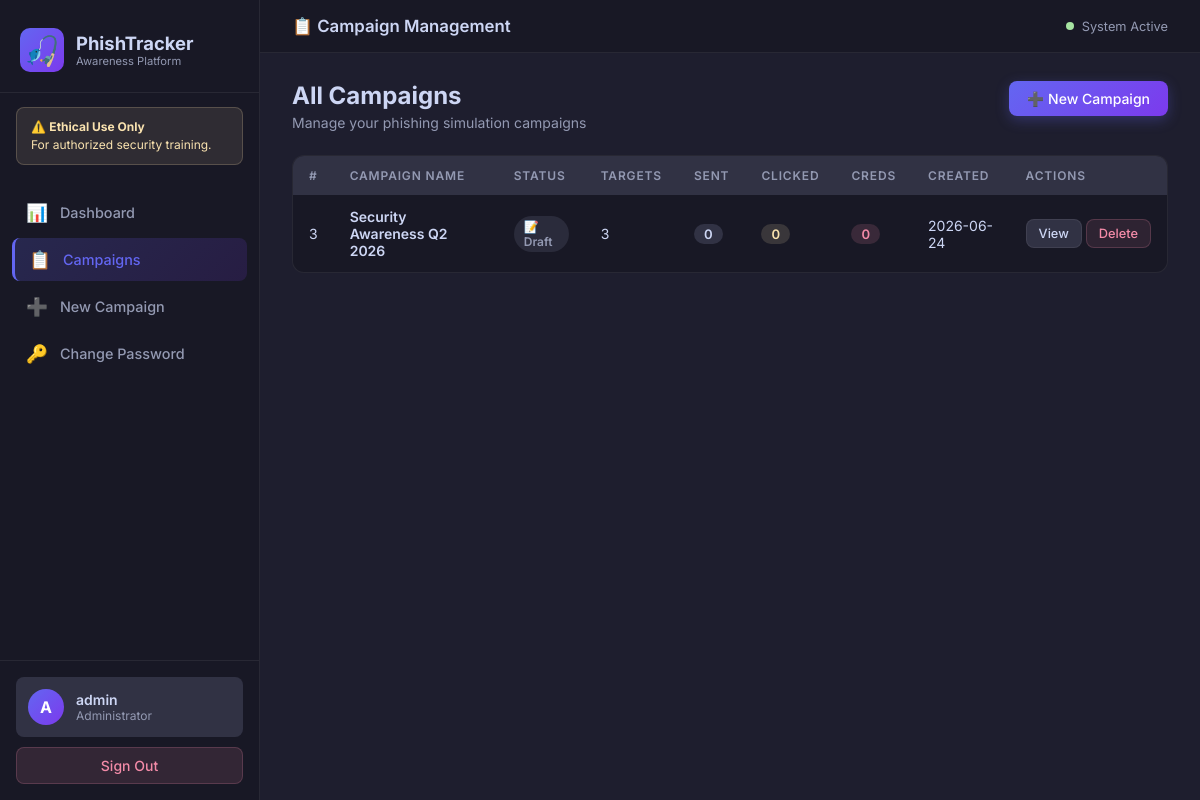
Screenshot of /campaigns (signed in) with the database file from the repository.
### tables this page shows
CREATE TABLE admins (
            id INTEGER PRIMARY KEY AUTOINCREMENT,
            username TEXT UNIQUE NOT NULL,
            password_hash TEXT NOT NULL,
            created_at TIMESTAMP DEFAULT CURRENT_TIMESTAMP
        );

CREATE TABLE campaigns (
            id INTEGER PRIMARY KEY AUTOINCREMENT,
            name TEXT NOT NULL,
            email_subject TEXT NOT NULL,
            email_template TEXT NOT NULL,
            target_emails TEXT NOT NULL,
            status TEXT DEFAULT 'draft',
            created_at TIMESTAMP DEFAULT CURRENT_TIMESTAMP,
            launched_at TIMESTAMP
        );

### app.py (the view)
@app.route('/campaigns')
@login_required
def campaigns():
    conn = get_db()
    rows = conn.execute("SELECT * FROM campaigns ORDER BY created_at DESC").fetchall()
    campaign_stats = []
    for row in rows:
        sent = conn.execute("SELECT COUNT(*) FROM email_logs WHERE campaign_id=?", (row['id'],)).fetchone()[0]
        clicked = conn.execute("SELECT COUNT(*) FROM click_logs WHERE campaign_id=?", (row['id'],)).fetchone()[0]
        creds = conn.execute("SELECT COUNT(*) FROM captured_credentials WHERE campaign_id=?", (row['id'],)).fetchone()[0]
        campaign_stats.append({**dict(row), 'sent': sent, 'clicked': clicked, 'creds': creds})
    conn.close()
    return render_template('campaigns.html', campaigns=campaign_stats)

### app.py (called while the page is built)
@login_manager.user_loader
def load_user(user_id):
    conn = get_db()
    row = conn.execute("SELECT * FROM admins WHERE id = ?", (user_id,)).fetchone()
    conn.close()
    if row:
        return Admin(row['id'], row['username'])
    return None

### database.py (called while the page is built)
def get_db():
    db_url = os.environ.get('DATABASE_URL')
    if db_url:
        import psycopg2
        from psycopg2.extras import RealDictCursor
        conn = psycopg2.connect(db_url, cursor_factory=RealDictCursor)
        return DbConnection(conn, is_pg=True)
    else:
        conn = sqlite3.connect(DB_PATH)
        conn.row_factory = sqlite3.Row
        return DbConnection(conn, is_pg=False)

    def execute(self, sql, params=()):
        if self.is_pg:
            sql = sql.replace('?', '%s')
            cur = self.conn.cursor()
            cur.execute(sql, params)
            return CursorWrapper(cur, is_pg=True)
        else:
            return self.conn.execute(sql, params)

    def close(self):
        self.conn.close()

### templates/campaigns.html (shortened to what this page needs)
{% extends "base.html" %}
{% block page_title %}📋 Campaign Management{% endblock %}
{% block content %}
<div class="page-header">
    <div>
        <h2 class="page-heading">All Campaigns</h2>
        <p class="page-sub">Manage your phishing simulation campaigns</p>
    </div>
    <a href="{{ url_for('new_campaign') }}" class="btn btn-primary">➕ New Campaign</a>
</div>
{% if campaigns %}
<div class="table-card">
    <table class="data-table">
        <thead>
            <tr>
                <th>#</th>
                <th>Campaign Name</th>
                <th>Status</th>
                <th>Targets</th>
                <th>Sent</th>
                <th>Clicked</th>
                <th>Creds</th>
                <th>Created</th>
                <th>Actions</th>
            </tr>
        </thead>
        <tbody>
            {% for c in campaigns %}
            <tr>
                <td class="td-id">{{ c.id }}</td>
                <td class="td-name">{{ c.name }}</td>
                <td>
                    <span class="badge badge-{{ c.status }}">
                        {% if c.status == 'launched' %}🚀 Launched
                        {% else %}📝 Draft{% endif %}
                    </span>
                </td>
                <td>{{ c.target_emails.split(',')|length }}</td>
                <td><span class="num-chip">{{ c.sent }}</span></td>
                <td><span class="num-chip num-warn">{{ c.clicked }}</span></td>
                <td><span class="num-chip num-danger">{{ c.creds }}</span></td>
                <td class="td-date">{{ c.created_at[:10] }}</td>
                <td class="td-actions">
                    <a href="{{ url_for('campaign_detail', campaign_id=c.id) }}" class="btn btn-sm btn-ghost">View</a>
                    <form method="POST" action="{{ url_for('delete_campaign', campaign_id=c.id) }}"
                          style="display:inline" onsubmit="return confirm('Delete this campaign?')">
                        <button type="submit" class="btn btn-sm btn-danger-ghost">Delete</button>
                    </form>
                </td>
            </tr>
            {% endfor %}
        </tbody>
    </table>
</div>
{% endif %}
{% endblock %}

### templates/base.html (shortened to what this page needs)
<!DOCTYPE html>
<html lang="en">
<head>
    <link rel="stylesheet" href="{{ url_for('static', filename='css/style.css') }}">
</head>
<body>
    <aside class="sidebar" id="sidebar">
        <div class="sidebar-brand">
            <div class="brand-icon">🎣</div>
            <div>
                <div class="brand-name">PhishTracker</div>
                <div class="brand-sub">Awareness Platform</div>
            </div>
        </div>
        <div class="sidebar-warning">
            ⚠️ <strong>Ethical Use Only</strong><br>
            For authorized security training.
        </div>
        <nav class="sidebar-nav">
            <a href="{{ url_for('dashboard') }}" class="nav-item {% if request.endpoint == 'dashboard' %}active{% endif %}">
                <span class="nav-icon">📊</span> Dashboard
            </a>
            <a href="{{ url_for('campaigns') }}" class="nav-item {% if request.endpoint in ['campaigns','campaign_detail'] %}active{% endif %}">
                <span class="nav-icon">📋</span> Campaigns
            </a>
            <a href="{{ url_for('new_campaign') }}" class="nav-item {% if request.endpoint == 'new_campaign' %}active{% endif %}">
                <span class="nav-icon">➕</span> New Campaign
            </a>
            <a href="{{ url_for('change_password') }}" class="nav-item {% if request.endpoint == 'change_password' %}active{% endif %}">
                <span class="nav-icon">🔑</span> Change Password
            </a>
        </nav>
        <div class="sidebar-footer">
            <div class="admin-badge">
                <div class="admin-avatar">{{ current_user.username[0].upper() }}</div>
                <div>
                    <div class="admin-name">{{ current_user.username }}</div>
                    <div class="admin-role">Administrator</div>
                </div>
            </div>
            <a href="{{ url_for('logout') }}" class="logout-btn">Sign Out</a>
        </div>
    </aside>
    <div class="main-wrap">
        <header class="topbar">
            <div class="topbar-title">{% block page_title %}Dashboard{% endblock %}</div>
            <div class="topbar-right">
                <span class="status-dot"></span> System Active
            </div>
        </header>
        <main class="content">
            {% block content %}{% endblock %}
        </main>
    </div>
</body>
</html>

### rows the page displays
admins: username "A", username "admin"
campaigns: id "3", name "Security Awareness Q2 2026", status "📝 Draft", target_emails.split|length "3", sent "0", clicked "0", creds "0", created_at "2026-06-24"
